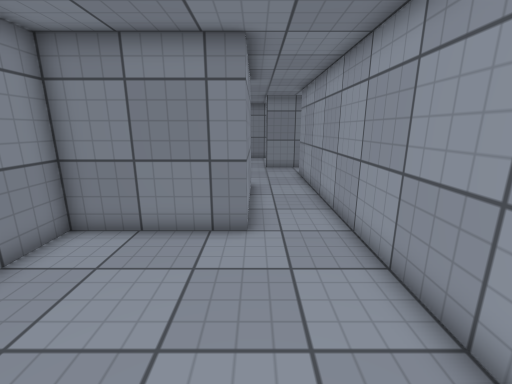
[1] (above)

16 first-person views from a walk through a 3-D level made in the Unity game engine. The camera is 1.4 m above the floor, tilts 14° down and sees 90° across. The floor is counted in squares, 0.5 m on a side. Each view is taken from the middle of a square. On the plan, view 1 faces up. The plan holds only what a view shows up to about 19 squares ahead; the rest is blank. The place goes on beyond the plan. The player is left out. Surface patterns are stand-ins for the level's own textures.

[2]
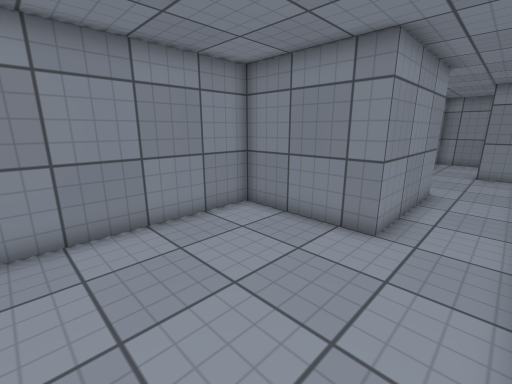

[3]
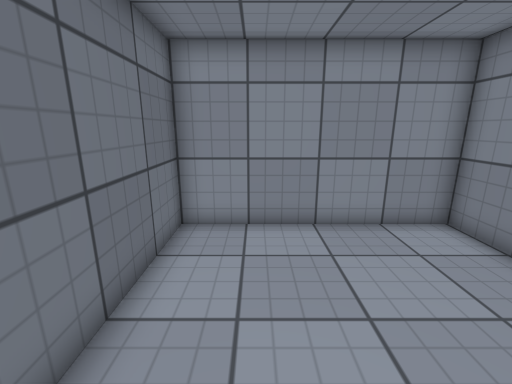

[4]
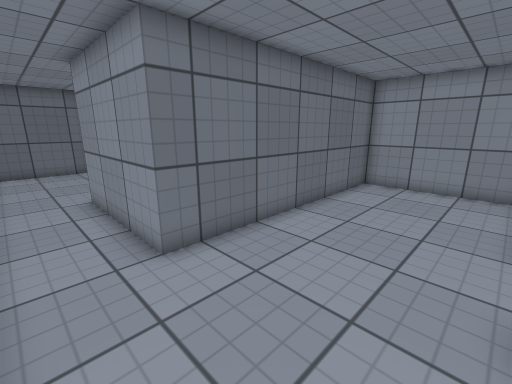

[5]
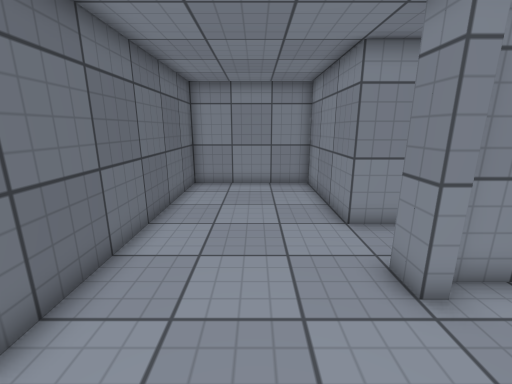

[6]
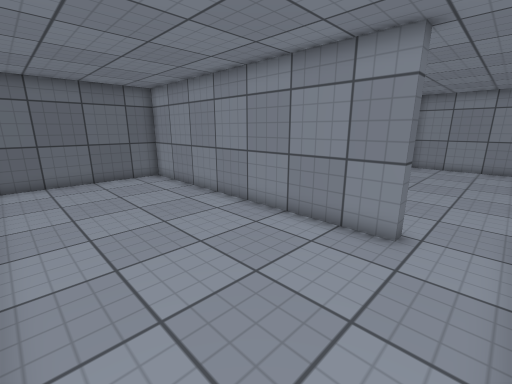

[7]
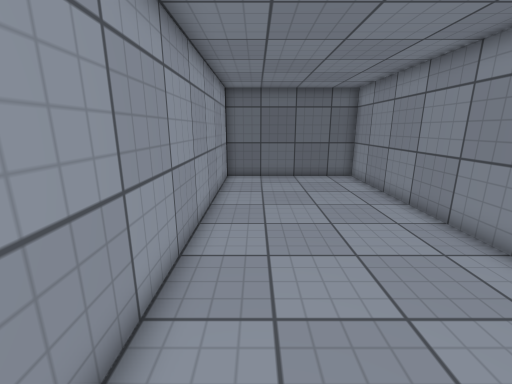

[8]
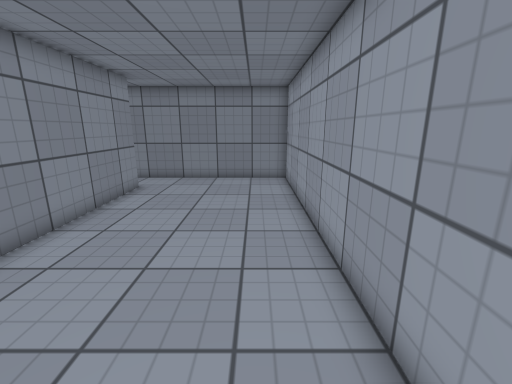

[9]
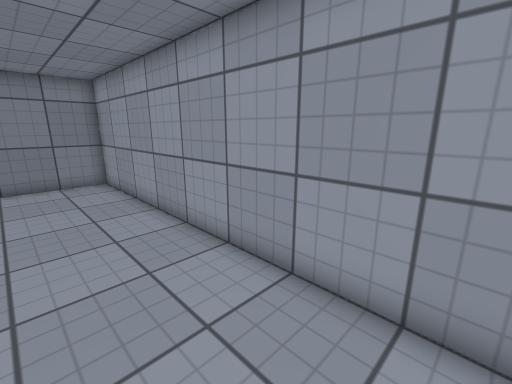

[10]
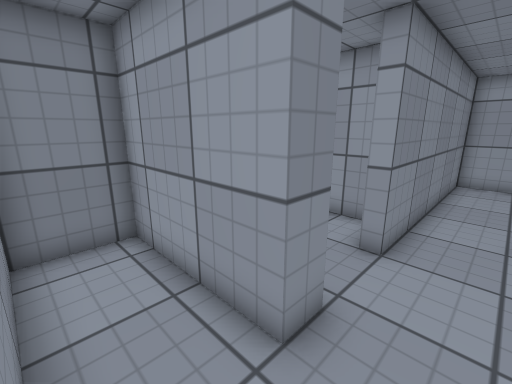

[11]
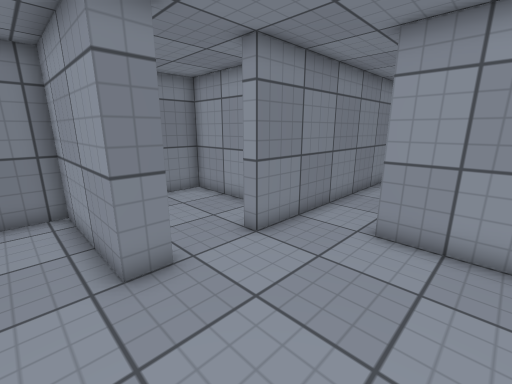

[12]
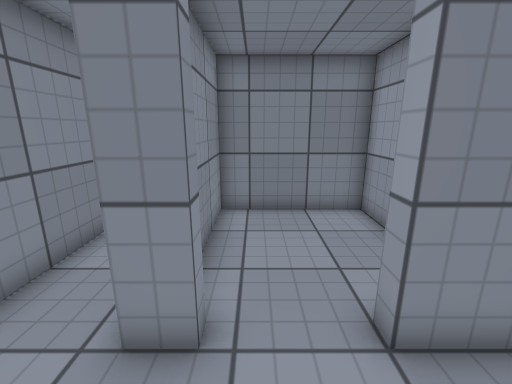

[13]
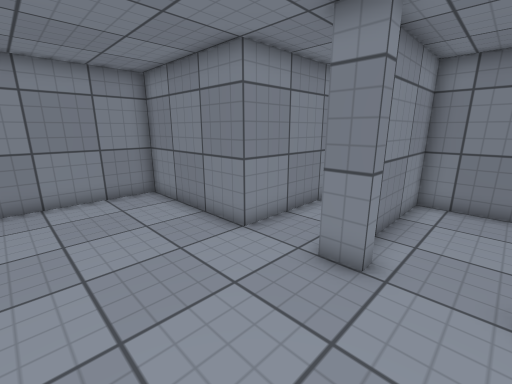

[14]
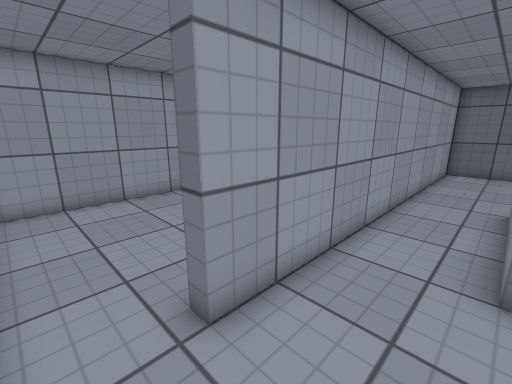

[15]
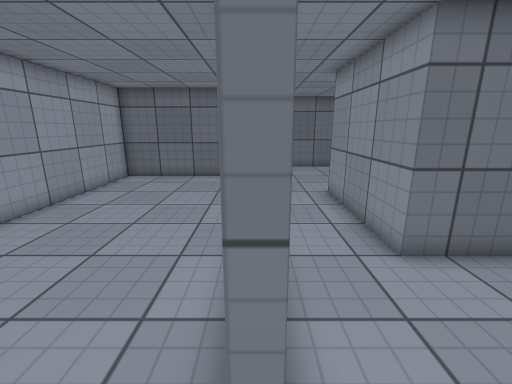

[16]
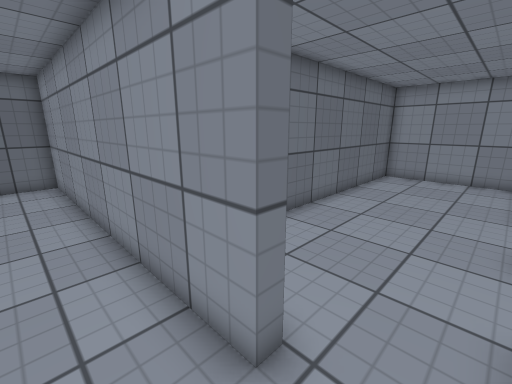

### Floor plan
Points are (right, up) in squares from view 1. A wall is a line through its corners. A room is listed if a view was taken in it or the views show most of it. See-through windows are left out.
Room 1 (views 1, 2, 3)
walls: (-0.3, 6.8) (-5.2, 6.8) (-5.2, -1.2) (2.8, -1.2) (2.8, 5.5)
ways out: opening at (1.5, 6.5) to room 2
Room 2 (views 4, 5, 10, 11, 12, 13, 14)
walls: (-1.7, 18.7) (-2.7, 18.7) (-2.7, 23.7) (-5.2, 23.7) (-5.2, 18.7) (-11.2, 18.7) (-11.2, 12.8) (-0.3, 12.8) (-0.3, 6.8); (2.6, 18.7) (0.8, 18.7); (2.8, 5.5) (2.8, 16.3)
ways out: opening at (1.5, 6.5) to room 1; opening at (3, 17.5) to room 3; opening at (-0.5, 19) to room 4
Room 3 (views 6, 7, 8, 9, 15, 16)
walls: (2.8, 16.3) (3.2, 16.3) (3.2, 2.8) (10.8, 2.8) (10.8, 18.7) (2.6, 18.7)
ways out: opening at (3, 17.5) to room 2
Room 4 (no view inside)
walls: (-1.7, 19.4) (-1.7, 18.7); (0.8, 18.7) (0.8, 19.2); (2.8, 20) (2.8, 24.8) (-2.2, 24.8) (-2.2, 19.6)
ways out: opening at (-0.5, 19) to room 2

Positions as (right, up) in squares from view 1, and headings:
1: (0, 0), facing up
2: (2, 0), facing up-left
3: (2, 1), facing left
4: (2, 18), facing down-left
5: (2, 16), facing left
6: (10, 18), facing down-left
7: (9, 18), facing down
8: (9, 4), facing up
9: (7, 4), facing up-right
10: (-5, 17), facing up-right
11: (-4, 14), facing up-right
12: (-1, 16), facing up
13: (0, 14), facing up-left
14: (0, 18), facing down-right
15: (3, 18), facing down
16: (5, 18), facing down-left
